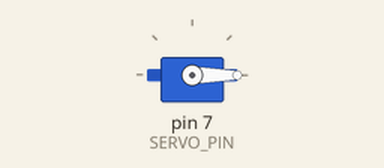
Bench run of a sketch on a simulated Arduino Uno, built with avr-gcc and run on an emulated ATmega328P. On the bench: servo.

Above: at 0.05 s.
At 1.5 s:
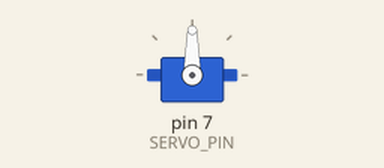
At 3.0 s:
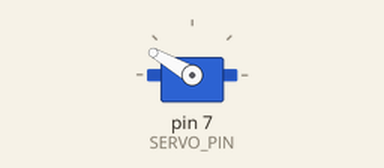
Timing chart, 0 to 6.9 s (numbered marks = the images above):
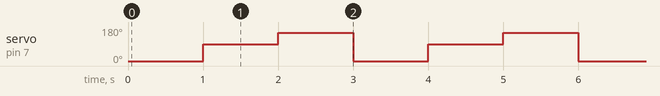

Measured:
- by itself, servo on pin 7 (SERVO_PIN): repeats every 3.0 s: 150° 1.0 s, 0° 1.0 s, 90° 1.0 s

The sketch:

final_motor_0.ino
```cpp
#include <Servo.h>

Servo myservo;  // Create a Servo object

#define SERVO_PIN 7  // Define the pin connected to the servo signal

void setup() {
  myservo.attach(SERVO_PIN);  // Attach the servo to pin 3
}

void loop() {
  myservo.write(0);    // Move to 0 degrees
  delay(1000);         // Wait for 1 second
  myservo.write(90);   // Move to 90 degrees
  delay(1000);         // Wait for 1 second
  myservo.write(150);  // Move to 180 degrees
  delay(1000);         // Wait for 1 second
}
```
